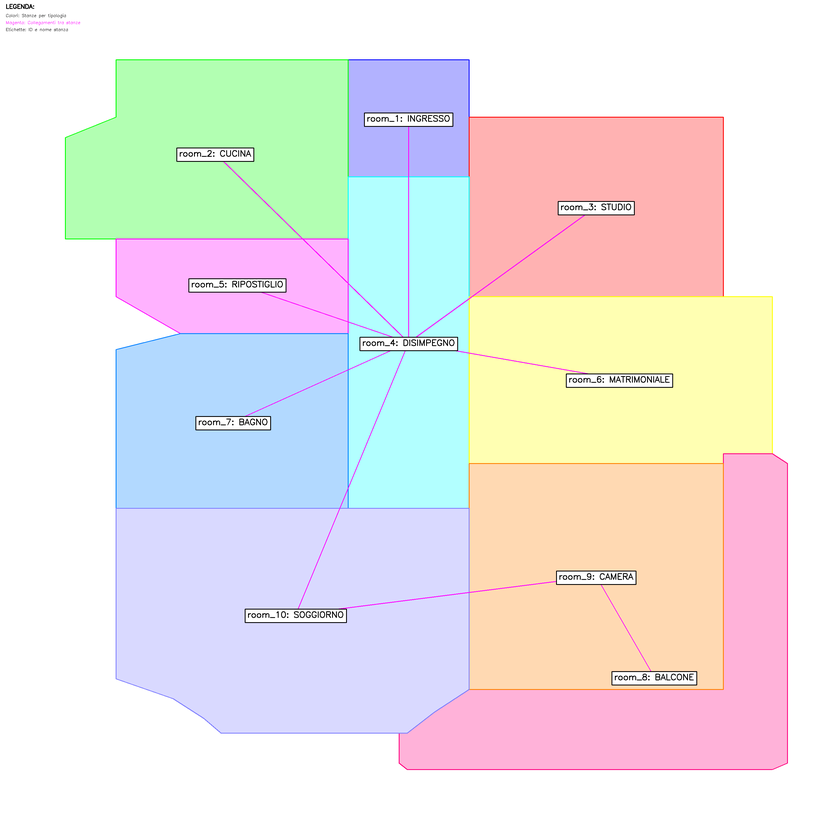
#> input picture 4. REFACTORING/2. Representation/rebuild_from_updated_json/1_updated_reconstructed.png, 840 x 840 px, shrunk from 3000 x 3000 before the run; its folder holds only this picture in this run
$ python -i areas.py   (imports and definitions only)
#> lines starting #> are read from the running program, lines starting #| are printed output that depends on the picture
"""
Ricostruzione poligoni delle stanze da result_01_final.json
- noding (unary_union) della rete di segmenti
- polygonize delle linee nodelizzate
- match di ogni faccia alla stanza in base alla copertura di id-muro
- salvataggio: PNG (mappa etichettata), JSON (poligoni), CSV (aree)

Dipendenze: shapely>=2, matplotlib, pandas, numpy
Percorsi I/O modificabili nelle costanti qui sotto.
"""

import json, re
from collections import Counter, defaultdict
from pathlib import Path

from shapely.geometry import LineString, MultiLineString, Point, Polygon
from shapely.ops import unary_union, polygonize
import matplotlib.pyplot as plt
import pandas as pd

# ------------------ Percorsi ------------------
INPUT_JSON = "3_graph_updated_with_walls.json"
OUT_JSON   = "output_01/rooms_polygons_fixed.json"
OUT_CSV    = "output_01/rooms_areas_fixed.csv"
OUT_PNG    = "output_01/rooms_polygons_fixed.png"

# ------------------ Parametri per porte e collegamenti ------------------
DOOR_WIDTH = 4  # Spessore linea porte
WALL_WIDTH = 2  # Spessore linea muri
CONNECTION_WIDTH = 3  # Spessore linee di connessione tra stanze
DOOR_CENTER_MARKER_SIZE = 8  # Dimensione marker centro porta
DOOR_CENTER_COLOR = '#FF1493'  # Colore marker centro porta (DeepPink)
DOOR_COLOR = '#FF0000'  # Rosso per le porte tra stanze
WALL_COLOR = '#000000'  # Nero per i muri
CONNECTION_COLOR = '#FF69B4'  # Rosa per le linee di connessione

# ------------------ Helper ------------------
# [13 lines left out: functions parse_path_ML, is_door_segment, not called in this run]

def find_door_connections(data):
    """Trova tutti i collegamenti tramite porte tra le stanze."""
    connections = []
    walls_data = data['walls']
    rooms_data = data['rooms']

    # Crea una mappa per convertire room_X in s#room_X#NAME
    room_id_map = {}
    for room_id in rooms_data.keys():
        if '#' in room_id:
            parts = room_id.split('#')
            if len(parts) >= 2:
                room_number = parts[1]  # room_X
                room_id_map[room_number] = room_id

    for segment_id, wall_info in walls_data.items():
        if wall_info.get('door') == 'yes':
            # Estrai le stanze connesse dal segment_id
            parts = segment_id.split('#')
            if len(parts) >= 3:
                room_connection = parts[2]
                if '-' in room_connection and 'External' not in room_connection:
                    rooms = room_connection.split('-')
                    if len(rooms) == 2 and rooms[0] != rooms[1]:
                        # Converti room_X in s#room_X#NAME
                        room1_id = room_id_map.get(rooms[0])
                        room2_id = room_id_map.get(rooms[1])

                        if room1_id and room2_id:
                            coords = parse_path_ML(wall_info['path'])
                            if coords:
                                connections.append({
                                    'room1': room1_id,
                                    'room2': room2_id,
                                    'segment_id': segment_id,
                                    'coordinates': coords
                                })

    return connections

# [4 lines left out: function get_door_center, not called in this run]

# ------------------ 1) Lettura dati ------------------
# [2 lines not run here, left out]

# Colleziono i muri come segmenti (indipendenti dall'orientamento)
walls = []
# [3 lines not run here, left out]

# ------------------ 2) Noding & Polygonize ------------------
# Noding: creo nodi in tutti gli incroci ed estremi
ml = MultiLineString([geom for _, geom in walls])
noded = unary_union(ml)         # spezza ai crocevia
faces = list(polygonize(noded)) # poligoni interni semplici

# ------------------ 3) Mappa edge -> muri corrispondenti ------------------
wall_geoms = {wid: geom for wid, geom in walls}

# [19 lines left out: functions walls_touching_segment, poly_to_wall_ids, not called in this run]

face_walls = [poly_to_wall_ids(p) for p in faces]

# ------------------ 4) Room → set di muri (da svg_path) + poligoni geometrici ------------------
# [1 line that did not run here, left out]

# Crea i poligoni geometrici delle stanze originali dal JSON uniformato
# [19 lines left out: function parse_svg_path_to_polygon, not called in this run]

# Prova a caricare i poligoni originali dal JSON uniformato
room_polygons = {}
# [26 lines not run here, left out]

# ------------------ 5) Assegnazione faccia → stanza (ALGORITMO MIGLIORATO) ------------------
assignments = []
used_room_ids = set()

# [86 lines not run here, left out]

# ------------------ 6) Strutture di output (JSON + CSV) ------------------
# Debug: verifica assegnazioni
room_assignment_count = defaultdict(int)
# [9 lines not run here, left out]

rooms_found = []
# [12 lines not run here, left out]

# Riepilogo per label (es. due BAGNO, due STUDIO, etc.)
agg = defaultdict(lambda: {"count": 0, "total_area": 0.0, "ids": []})
# [4 lines not run here, left out]

# Trova collegamenti tramite porte
# [1 line that did not run here, left out]
# [1 line not run here, left out]

# [18 lines that did not run here, left out]

# [2 lines not run here, left out]

# [6 lines that did not run here, left out]
# [1 line not run here, left out]

# ------------------ 7) Plot & salvataggio PNG con porte e collegamenti ------------------
counts = Counter(r["label"] for r in rooms_found)

# Crea un mapping deterministico basato sugli ID delle stanze
# Questo garantisce che la stessa stanza ottenga sempre lo stesso numero
label_room_map = defaultdict(list)
# [6 lines not run here, left out]

# Crea un mapping room_id -> numero per ogni label
room_number_map = {}
# [3 lines not run here, left out]

# [6 lines left out: function display_name, not called in this run]

# Definizione di colori distinti per ogni stanza
colors = [
    '#FF6B6B', '#4ECDC4', '#45B7D1', '#96CEB4', '#FFEAA7',
    '#DDA0DD', '#98D8C8', '#F7DC6F', '#BB8FCE', '#85C1E9',
    '#F8C471', '#82E0AA', '#F1948A', '#85C1E9', '#D7BDE2'
]

# [1 line not run here, left out]

# Crea mappa room_id -> poligono per trovare i centroidi
room_polygons = {}
# [2 lines not run here, left out]

# Trova i limiti Y per l'inversione
all_y_coords = []
# [2 lines not run here, left out]
# [1 line that did not run here, left out]

# Funzione per invertire le coordinate Y
def invert_y(y):
    return max_y - (y - min_y)

# Disegna le stanze
# [10 lines not run here, left out]

# Raccogli tutti i segmenti partition per il posizionamento intelligente
partition_segments = []
# [17 lines not run here, left out]

# Funzione per calcolare la distanza tra due punti
def distance(p1, p2):
    return ((p1[0] - p2[0])**2 + (p1[1] - p2[1])**2)**0.5

# Algoritmo per evitare sovrapposizioni
def avoid_overlaps(segments, min_distance=30):
#> called with min_distance = 30
    placed_labels = []

    for segment in segments:
        x, y = segment['x'], segment['y']
        original_x, original_y = x, y

        # Prova posizioni alternative se c'è sovrapposizione
        positions_to_try = [
            (x, y),  # Posizione originale
            (x, y - 15),  # Sotto
            (x, y + 15),  # Sopra
            (x - 20, y),  # Sinistra
            (x + 20, y),  # Destra
            (x - 15, y - 15),  # Diagonale sinistra-sotto
            (x + 15, y - 15),  # Diagonale destra-sotto
            (x - 15, y + 15),  # Diagonale sinistra-sopra
            (x + 15, y + 15),  # Diagonale destra-sopra
        ]

        for pos_x, pos_y in positions_to_try:
            # Controlla se questa posizione è libera
            too_close = False
            for placed in placed_labels:
                if distance((pos_x, pos_y), (placed['x'], placed['y'])) < min_distance:
                    too_close = True
                    break

            if not too_close:
                segment['x'] = pos_x
                segment['y'] = pos_y
                break

        placed_labels.append(segment)

    return segments

# Applica l'algoritmo anti-sovrapposizione
partition_segments = avoid_overlaps(partition_segments)

# Disegna i muri (non porte)
# [55 lines not run here, left out]

# ------------------ 9) Salvataggio CSV con collegamenti ------------------
# Crea un CSV separato per i collegamenti
# [8 lines that did not run here, left out]

connections_csv = "output_01/door_connections.csv"
# [8 lines not run here, left out]
# Se stai eseguendo in un notebook con caas_jupyter_tools disponibile,
# puoi visualizzare la tabella così:
# import caas_jupyter_tools
# caas_jupyter_tools.display_dataframe_to_user("Aree delle stanze (ricostruite)", df)

>>> import cv2
>>> picture = cv2.imread('rebuild_from_updated_json/1_updated_reconstructed.png', cv2.IMREAD_GRAYSCALE)
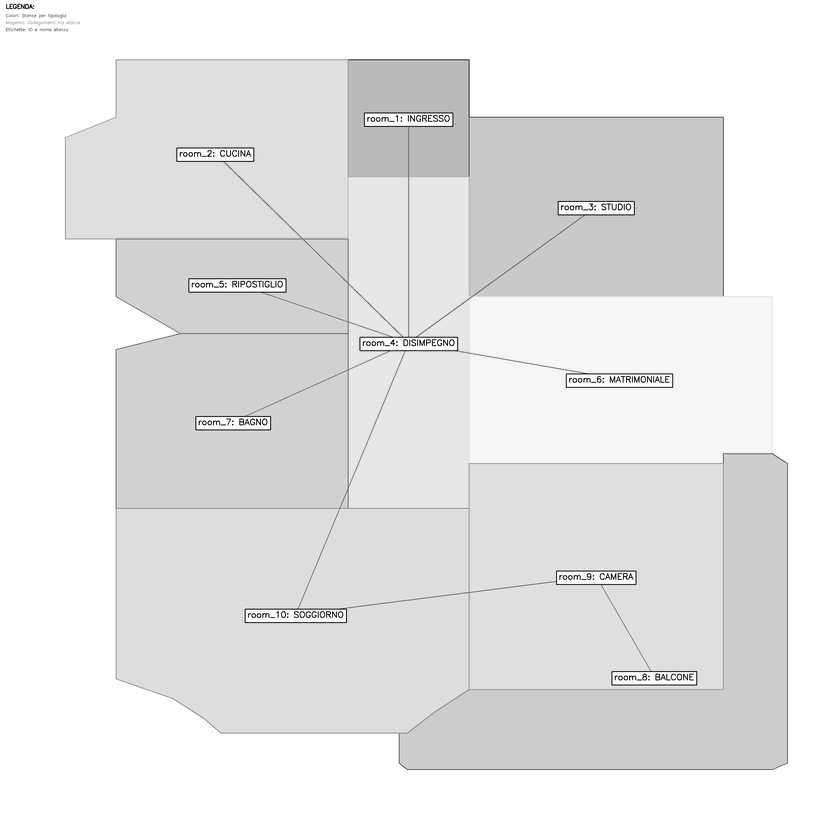
#> picture: shape (840, 840); min 0, max 255, mean 231
#> (the run stopped early here; a loop or call above may not have finished)

$ run again, on 4. REFACTORING/2. Representation/rebuild_from_updated_json/2_updated_reconstructed.png
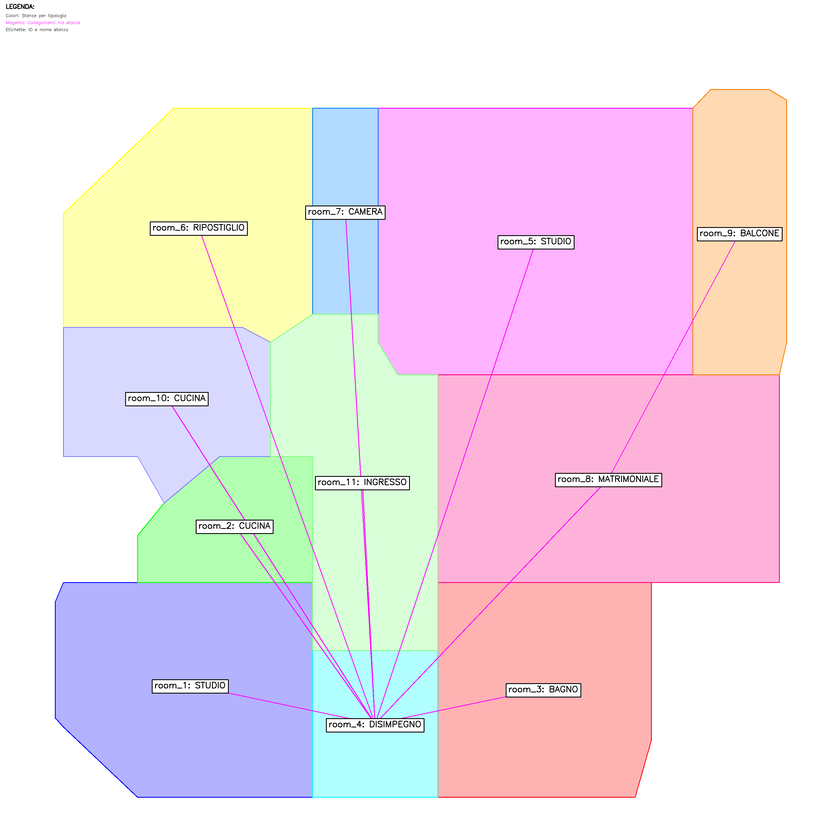
#> input picture 4. REFACTORING/2. Representation/rebuild_from_updated_json/2_updated_reconstructed.png, 840 x 840 px, shrunk from 3000 x 3000 before the run
#> `picture = cv2.imread('rebuild_from_updated_json/1_updated_reconstructe..`:
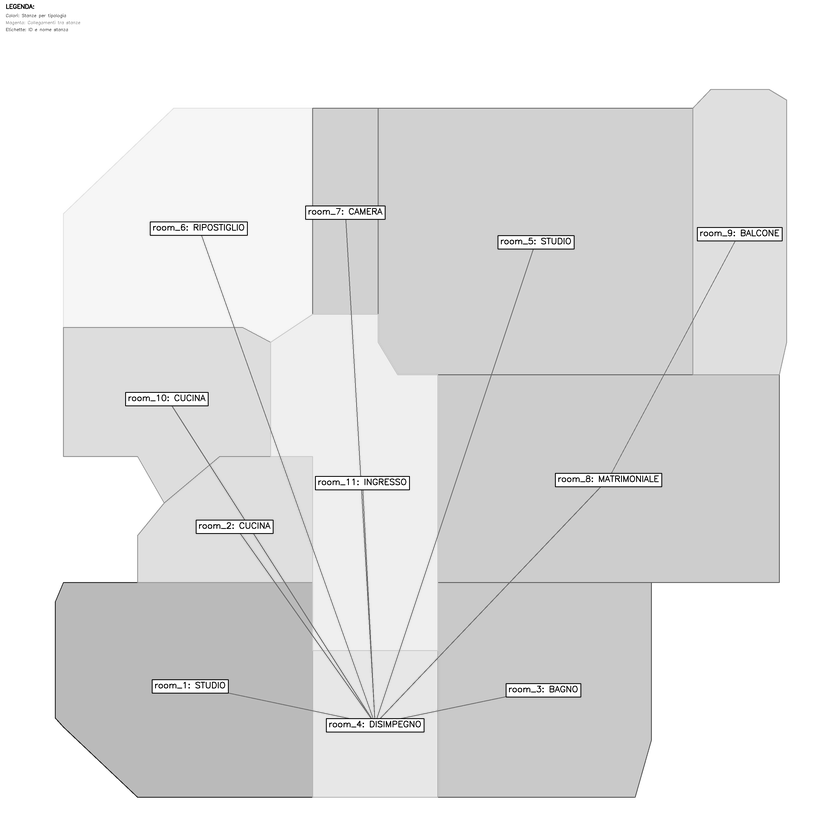
#> picture: shape (840, 840); min 0, max 255, mean 227.5

$ run again, on 4. REFACTORING/2. Representation/rebuild_from_updated_json/3_updated_reconstructed.png
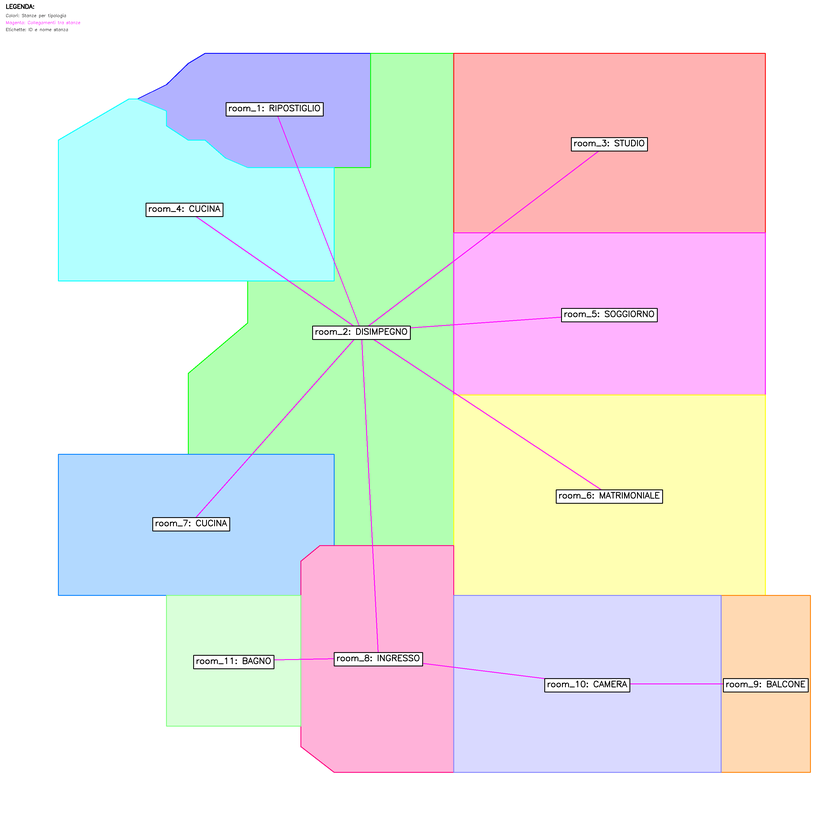
#> input picture 4. REFACTORING/2. Representation/rebuild_from_updated_json/3_updated_reconstructed.png, 840 x 840 px, shrunk from 3000 x 3000 before the run
#> `picture = cv2.imread('rebuild_from_updated_json/1_updated_reconstructe..`:
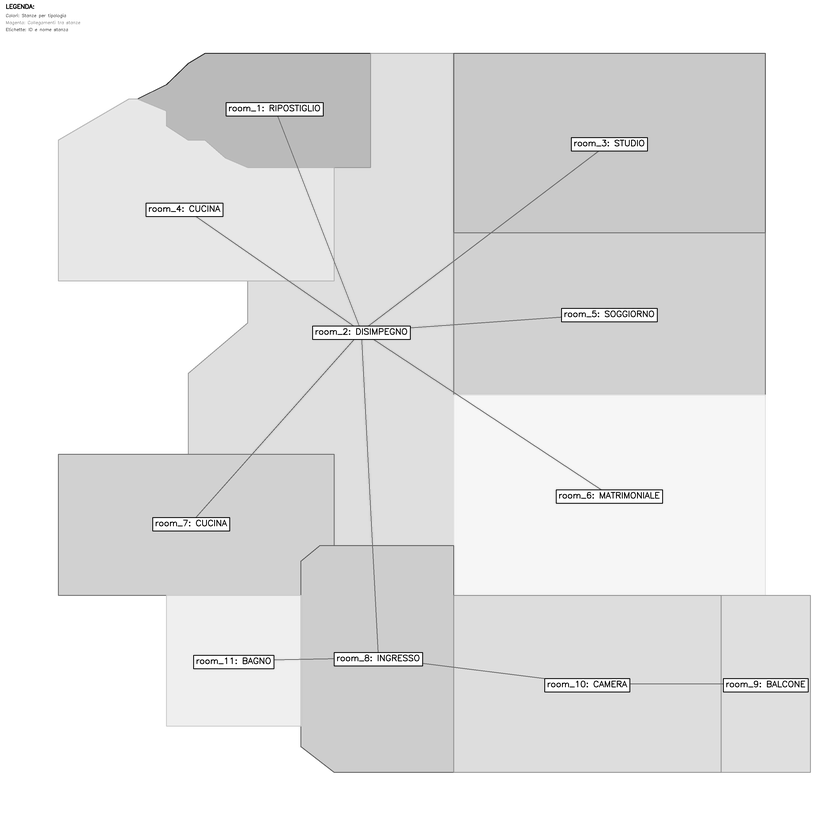
#> picture: shape (840, 840); min 0, max 255, mean 229.8

$ run again, on 4. REFACTORING/2. Representation/rebuild_from_updated_json/4_updated_reconstructed.png
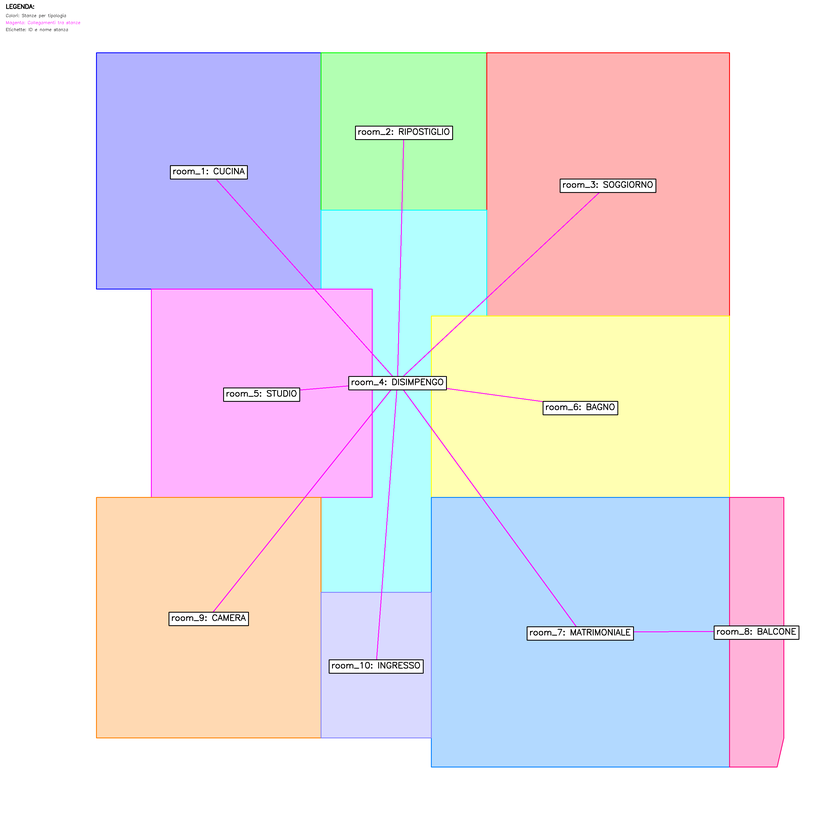
#> input picture 4. REFACTORING/2. Representation/rebuild_from_updated_json/4_updated_reconstructed.png, 840 x 840 px, shrunk from 3000 x 3000 before the run
#> `picture = cv2.imread('rebuild_from_updated_json/1_updated_reconstructe..`:
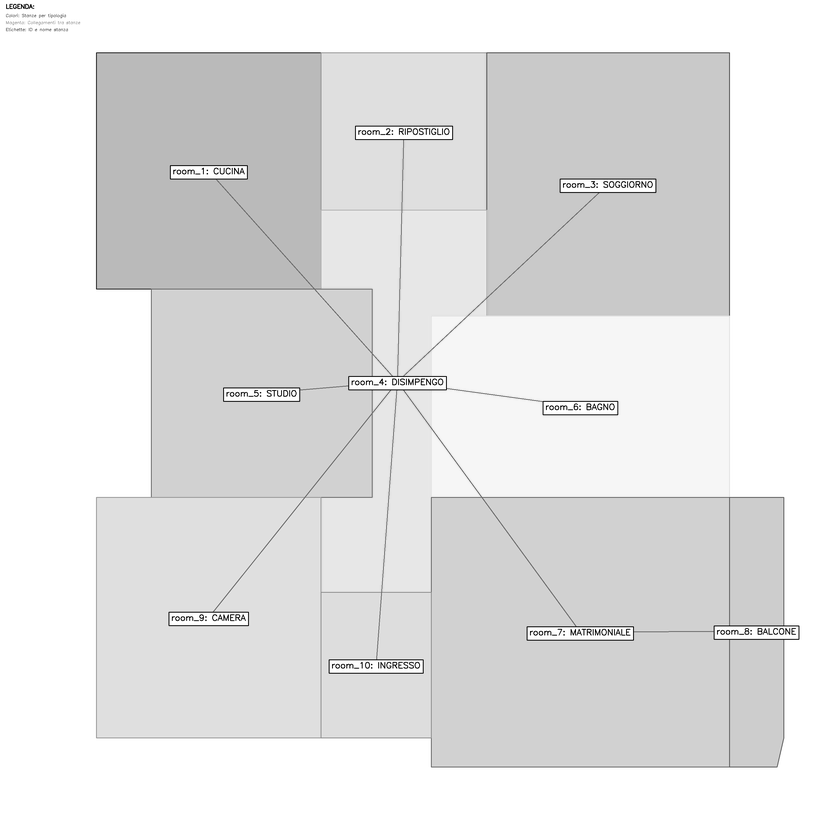
#> picture: shape (840, 840); min 0, max 255, mean 227.6
